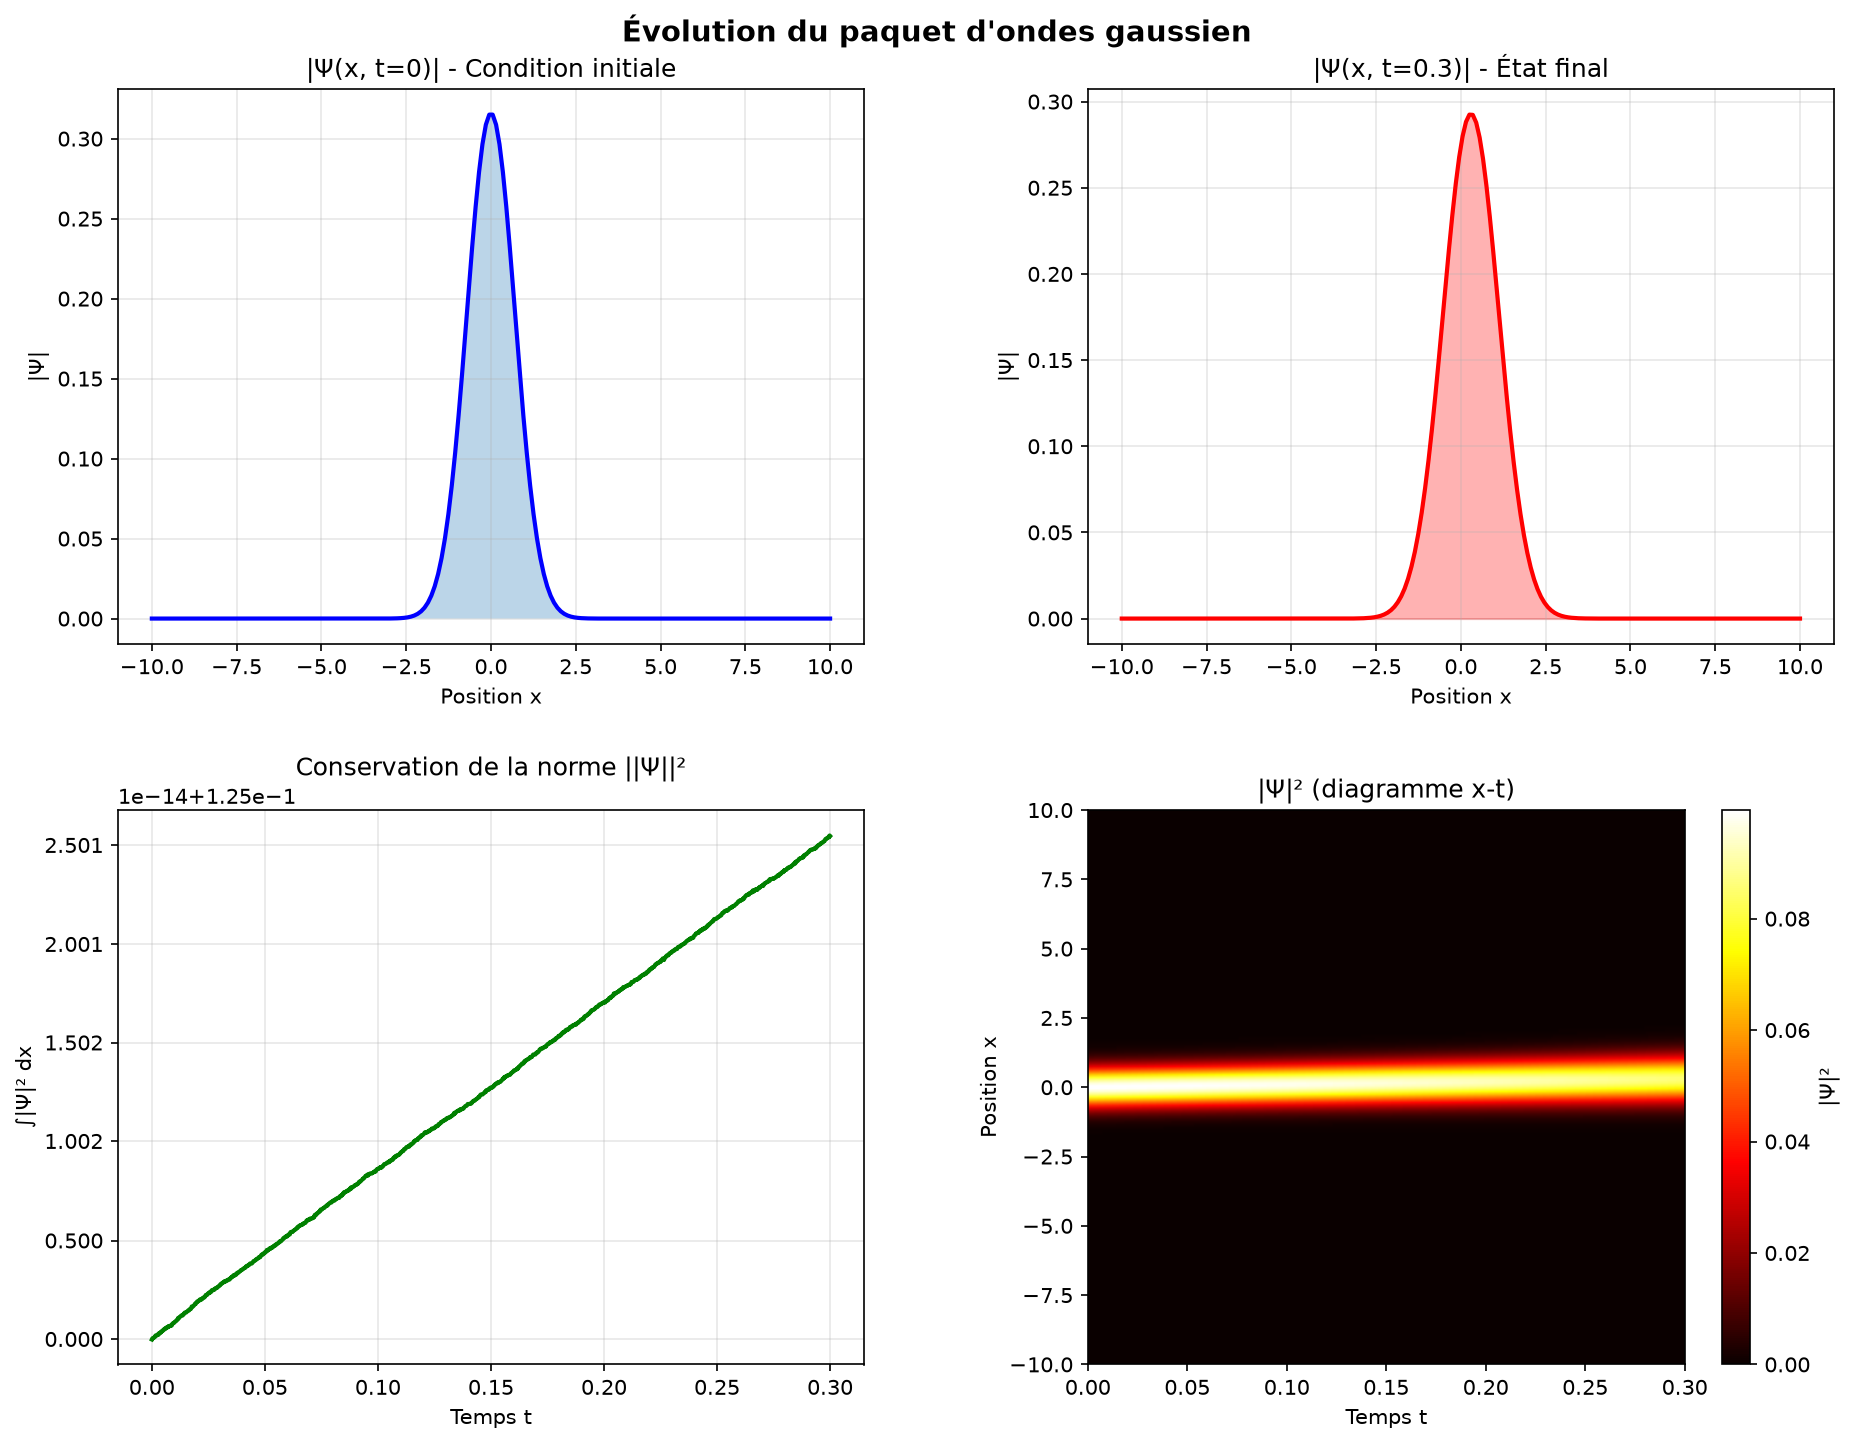

Recreate this plot in Python.
import numpy as np
import matplotlib.pyplot as plt

from scipy.sparse import diags
from scipy.sparse.linalg import spsolve

#        QUESTION 2     
nx = 200                # Réduit
nt = 1500                # Augmenté mais pas trop
t_max = 0.3             # Temps plus court


k0  = 1.0               # Réduit (paquet moins énergétique)
a = 1.0             # Plus large
m = 1.0

print(f"Paramètres du paquet d'ondes :")
print(f" k0 = {k0}, a = {a}")

##       QUESTION 3 
x_min, x_max = -10.0, 10.0
x = np.linspace(x_min, x_max, nx)
t = np.linspace(0, t_max, nt)

dx = x[1] - x[0]
dt = t[1] - t[0]

print(f"\nEspace : Δx = {dx:.6f}")
print(f"Temps : Δt = {dt:.6f}")

# Paquet d'onde gaussien
prefactor = (1 / (8 * np.pi))**(3/4) * np.sqrt(4 * np.pi * m * a / (m * a**2)) #Préfaceur
# Equation divisé en deux sinon ceci aurait été trop long a écrire
psi_0 = prefactor * np.exp(1j * k0 * x - x**2 / a**2)

# Tableau 2D
psi = np.zeros((nx, nt), dtype=complex)
psi[:, 0] = psi_0

    ##  QUESTION 4 
hbar = 1.0

V0 = 0.0

# Vérifier stabilité
stability = hbar * dt / (dx**2)
print(f"\nCritère de stabilité : {stability:.6f}", end="")
if stability < 1:
    print(" ✓ STABLE")
else:
    print(" ✗ INSTABLE - réduire Δt !")

# Méthode de Crank-Nicolson

r = 1j * hbar * dt / (4 * m * dx**2)

##  CREATION DE 2 MATRICES AFIN DE CALCULE LES VALEURS N-1 N ET N+1
# Calcul de N+1 avec A+
A = diags([-r, 1.0 + 2*r, -r], [-1, 0, 1], shape=(nx, nx), format='csr') 
#Caclul de N et N-1 avec B 
B = diags([r, 1.0 - 2*r, r], [-1, 0, 1], shape=(nx, nx), format='csr')

print(f"\nIntégration (Crank-Nicolson)...")

for n in range(nt - 1):
    # Calcul de 2 matrices avec l'opérateur @
    psi[:, n+1] = spsolve(A, B @ psi[:, n]) # Fonction qui résout un systeme linéaire afin de trouvé n+1

    #  Limites aux bords
    psi[0, n+1] = 0.0
    psi[-1, n+1] = 0.0

    if n % 100 == 0:
        norm_current = np.sum(np.abs(psi[:, n+1])**2) * dx
        print(f"n={n}: ||Ψ||² = {norm_current:.6f}")

    if (n + 1) % (nt // 5) == 0:
        print(f"  {(n+1)/nt*100:.0f}% → t = {t[n+1]:.4f}")

print("✓ Intégration terminée\n")

# VÉRIFICATIONS 


norm = np.array([np.sum(np.abs(psi[:, n])**2) * dx for n in range(nt)])

print("Conservation de la norme :")
print(f"  ||Ψ(t=0)||² = {norm[0]:.6f}")
print(f"  ||Ψ(t=T)||² = {norm[-1]:.6f}")
print(f"  Erreur = {abs(norm[-1] - norm[0])/norm[0]*100:.4f}%")

# ⚠️ Vérifier si la simulation a divergé
if np.any(np.isnan(psi)) or np.any(np.isinf(psi)):
    print("\n❌ ERREUR : La simulation a divergé (NaN ou Inf détectés)")
    print("   Réduisez nt ou augmentez nx")
    exit()

if norm[-1] > norm[0] * 10:
    print("\n⚠️  ATTENTION : La norme a explosé (×10)")
    print("   La simulation est peut-être instable")

# ════════════════════════════════════════════════════════════════
# VISUALISATION
# ════════════════════════════════════════════════════════════════

fig, axes = plt.subplots(2, 2, figsize=(13, 10))
fig.suptitle("Évolution du paquet d'ondes gaussien", fontsize=14, fontweight='bold')

# Plot 1
axes[0, 0].plot(x, np.abs(psi_0), 'b-', linewidth=2)
axes[0, 0].fill_between(x, np.abs(psi_0), alpha=0.3)
axes[0, 0].set_title("|Ψ(x, t=0)| - Condition initiale")
axes[0, 0].set_xlabel("Position x")
axes[0, 0].set_ylabel("|Ψ|")
axes[0, 0].grid(alpha=0.3)

# Plot 2
axes[0, 1].plot(x, np.abs(psi[:, -1]), 'r-', linewidth=2)
axes[0, 1].fill_between(x, np.abs(psi[:, -1]), alpha=0.3, color='red')
axes[0, 1].set_title(f"|Ψ(x, t={t_max})| - État final")
axes[0, 1].set_xlabel("Position x")
axes[0, 1].set_ylabel("|Ψ|")
axes[0, 1].grid(alpha=0.3)

# Plot 3
axes[1, 0].plot(t, norm, 'g-', linewidth=2)
axes[1, 0].set_title("Conservation de la norme ||Ψ||²")
axes[1, 0].set_xlabel("Temps t")
axes[1, 0].set_ylabel("∫|Ψ|² dx")
axes[1, 0].grid(alpha=0.3)

# Plot 4 - Heatmap (CORRIGÉE)
density = np.abs(psi)**2
# ⚠️ IMPORTANT : Utiliser vmin et vmax pour éviter les problèmes de normalisation
vmax = np.max(density)
im = axes[1, 1].imshow(density, aspect='auto', origin='lower',
                       extent=[0, t_max, x_min, x_max], cmap='hot',
                       vmin=0, vmax=vmax, interpolation='bilinear')
axes[1, 1].set_title("|Ψ|² (diagramme x-t)")
axes[1, 1].set_xlabel("Temps t")
axes[1, 1].set_ylabel("Position x")
cbar = plt.colorbar(im, ax=axes[1, 1])
cbar.set_label("|Ψ|²")

# ⚠️ Utiliser subplots_adjust() au lieu de tight_layout()
plt.subplots_adjust(left=0.08, right=0.96, top=0.93, bottom=0.08, hspace=0.3, wspace=0.3)

plt.savefig("onde_gaussienne.png", dpi=150, bbox_inches='tight')
print("✓ Figure sauvegardée : onde_gaussienne.png")
